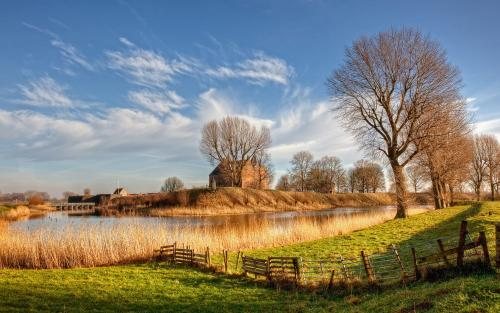
#> input picture beautyful_view.jpg, 500 x 313 px
$ python '04_像素取反.py'
#> lines starting #> are read from the running program, lines starting #| are printed output that depends on the picture
#> further down, scr is the input picture: shape (313, 500, 3); mean B, G, R 118.1, 128.9, 130.8
"""
在python中，只有函数才是Callable（可Call的对象才是Callable）。但是tuple是一个数据类型，当然是不能Call（翻译成：使唤，hhh可能会比较容易理解）
"""

import cv2 as cv
import numpy as np


def negation_pixels(image):
    print(image.shape)
#| (313, 500, 3)
    height = image.shape[0]
#> height = 313
    width = image.shape[1]
#> width = 500
    channels = image.shape[2]
#> channels = 3
    print("width: %s    height: %s    channels: %s    " % (width, height, channels))
#| width: 500    height: 313    channels: 3

    # 遍历每一个像素点的每一个通道，使他们的像素值取反
    for row in range(height):
        for col in range(width):
            for c in range(channels):
                pv = image[row, col, c]  # pv是image对象在第row行，第col列，第c通道的像素值
                image[row, col, c] = 255 - pv  # 像素值取反
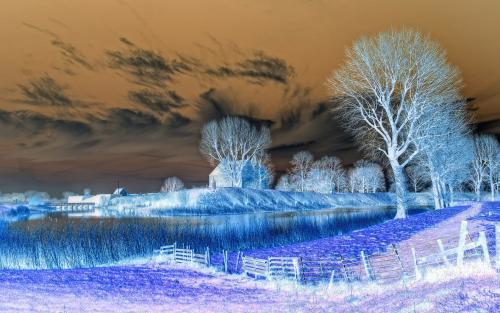
#> image: shape (313, 500, 3); mean B, G, R 136.9, 126.1, 124.2

    cv.imshow("negation pixels_1", image)


scr = cv.imread(r"beautyful_view.jpg")
cv.imshow("before", scr)
negation_pixels(scr)
cv.bitwise_not(scr)
cv.imshow("negation pixels_2", scr)
cv.waitKey(0)
cv.destroyAllWindows()
